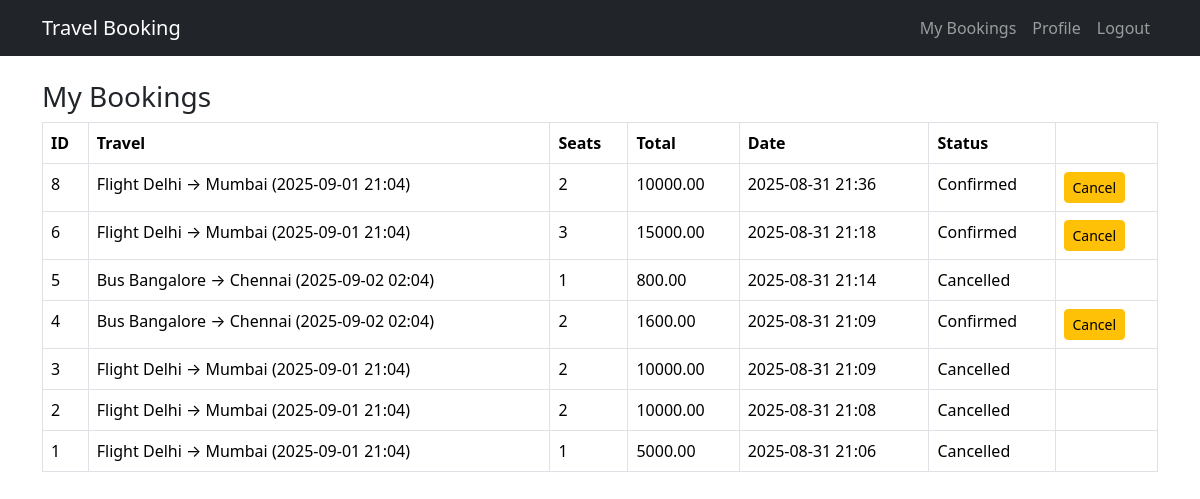
The page /bookings/ (signed in) on the database its author committed.
### travel/models.py (models this page shows, shortened)
class Booking(models.Model):
    STATUS_CHOICES = [('Confirmed','Confirmed'), ('Cancelled','Cancelled')]
    user = models.ForeignKey(User, on_delete=models.CASCADE)
    travel_option = models.ForeignKey(TravelOption, on_delete=models.CASCADE)
    number_of_seats = models.PositiveIntegerField()
    total_price = models.DecimalField(max_digits=10, decimal_places=2)
    booking_date = models.DateTimeField(auto_now_add=True)
    status = models.CharField(max_length=10, choices=STATUS_CHOICES, default='Confirmed')

class TravelOption(models.Model):
    TYPE_CHOICES = [('Flight','Flight'), ('Train','Train'), ('Bus','Bus')]
    type = models.CharField(max_length=10, choices=TYPE_CHOICES)
    source = models.CharField(max_length=100)
    destination = models.CharField(max_length=100)
    date_time = models.DateTimeField()
    price = models.DecimalField(max_digits=10, decimal_places=2)
    available_seats = models.PositiveIntegerField()

### travel/views.py (the view)
# urls.py: path('bookings/', views.my_bookings, name='my_bookings'),
@login_required
def my_bookings(request):
    bookings = Booking.objects.filter(user=request.user).order_by('-booking_date')
    return render(request, 'bookings.html', {'bookings': bookings})

### templates/bookings.html
{% extends 'base.html' %}
{% block content %}
<h3>My Bookings</h3>
<table class="table table-bordered">
<thead><tr><th>ID</th><th>Travel</th><th>Seats</th><th>Total</th><th>Date</th><th>Status</th><th></th></tr></thead>
<tbody>
{% for b in bookings %}
<tr>
<td>{{ b.id }}</td>
<td>{{ b.travel_option.type }} {{ b.travel_option.source }} → {{ b.travel_option.destination }} ({{ b.travel_option.date_time|date:"Y-m-d H:i" }})</td>
<td>{{ b.number_of_seats }}</td>
<td>{{ b.total_price }}</td>
<td>{{ b.booking_date|date:"Y-m-d H:i" }}</td>
<td>{{ b.status }}</td>
<td>{% if b.status != 'Cancelled' %}<a class="btn btn-sm btn-warning" href="{% url 'cancel_booking' b.id %}">Cancel</a>{% endif %}</td>
</tr>
{% empty %}<tr><td colspan="7" class="text-center">No bookings yet.</td></tr>{% endfor %}
</tbody></table>
{% endblock %}

### templates/base.html (shortened to what this page needs)
{% load static %}
<!doctype html><html lang="en"><head>
<link href="https://cdn.jsdelivr.net/npm/bootstrap@5.3.2/dist/css/bootstrap.min.css" rel="stylesheet">
</head><body>
<nav class="navbar navbar-expand-lg navbar-dark bg-dark mb-4">
  <div class="container">
    <a class="navbar-brand" href="{% url 'travel_list' %}">Travel Booking</a>
    <ul class="navbar-nav ms-auto">
      {% if user.is_authenticated %}
      <li class="nav-item"><a class="nav-link" href="{% url 'my_bookings' %}">My Bookings</a></li>
      <li class="nav-item"><a class="nav-link" href="{% url 'profile' %}">Profile</a></li>
      <li class="nav-item"><a class="nav-link" href="{% url 'logout' %}">Logout</a></li>
      {% else %}
      <li class="nav-item"><a class="nav-link" href="{% url 'login' %}">Login</a></li>
      <li class="nav-item"><a class="nav-link" href="{% url 'register' %}">Register</a></li>
      {% endif %}
    </ul>
  </div>
</nav>
<div class="container">
{% block content %}{% endblock %}
</div>
</body></html>

### rows shown on the page
Booking: id "8", travel_option.type "Flight", travel_option.source "Delhi", travel_option.destination "Mumbai", travel_option.date_time "2025-09-01 21:04", number_of_seats "2", total_price "10000.00", booking_date "2025-08-31 21:36", status "Confirmed", shows "Cancel"
Booking: id "6", travel_option.type "Flight", travel_option.source "Delhi", travel_option.destination "Mumbai", travel_option.date_time "2025-09-01 21:04", number_of_seats "3", total_price "15000.00", booking_date "2025-08-31 21:18", status "Confirmed", shows "Cancel"
Booking: id "5", travel_option.type "Bus", travel_option.source "Bangalore", travel_option.destination "Chennai", travel_option.date_time "2025-09-02 02:04", number_of_seats "1", total_price "800.00", booking_date "2025-08-31 21:14", status "Cancelled"
Booking: id "4", travel_option.type "Bus", travel_option.source "Bangalore", travel_option.destination "Chennai", travel_option.date_time "2025-09-02 02:04", number_of_seats "2", total_price "1600.00", booking_date "2025-08-31 21:09", status "Confirmed", shows "Cancel"
Booking: id "3", travel_option.type "Flight", travel_option.source "Delhi", travel_option.destination "Mumbai", travel_option.date_time "2025-09-01 21:04", number_of_seats "2", total_price "10000.00", booking_date "2025-08-31 21:09", status "Cancelled"
Booking: id "2", travel_option.type "Flight", travel_option.source "Delhi", travel_option.destination "Mumbai", travel_option.date_time "2025-09-01 21:04", number_of_seats "2", total_price "10000.00", booking_date "2025-08-31 21:08", status "Cancelled"
Booking: id "1", travel_option.type "Flight", travel_option.source "Delhi", travel_option.destination "Mumbai", travel_option.date_time "2025-09-01 21:04", number_of_seats "1", total_price "5000.00", booking_date "2025-08-31 21:06", status "Cancelled"
